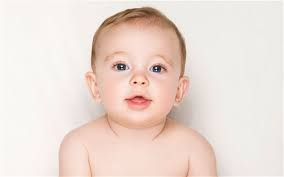
#> input picture Materials/Lab1/images/baby.jpg, 284 x 177 px, given in place of plane.jpg, which was not available
$ python 'OpenCV_ćwiczenia_Start.py'
#> lines starting #> are read from the running program, lines starting #| are printed output that depends on the picture; pictures that were not available may be replaced by others from this repository, and a replacement may not be noted
# -*- coding: utf-8 -*-
"""
Created on Tue Nov  2 19:03:05 2021

@author: Admin
"""


# %%
# Wczytywanaie bibliotek
import cv2
import numpy as np
from matplotlib import pyplot as plt

# Wczytywanie obrazu
image = cv2.imread("images/plane.jpg", cv2.IMREAD_GRAYSCALE)
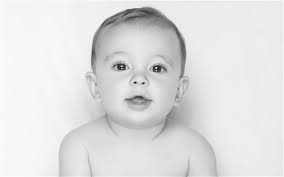
#> image: shape (177, 284); min 0, max 252, mean 224.7

# Wczytywanie obrazu w skali szarości
plt.imshow(image, cmap="gray"), plt.axis("off")
plt.show()

# %%
# Sprawdzenie typu
type(image)

# %%
# Wyświetlenie danych obrazu
image

# %%
# Wyświetlenie rozdzielczości obrazu
image.shape

# %%
# Wyświetlenie wartości piksela – dostęp do tablicy
image[0,0]

# %%
# Wczytywanie obrazu kolorowego
image_bgr = cv2.imread("images/plane.jpg", cv2.IMREAD_COLOR)
#> image_bgr is the input picture: shape (177, 284, 3); mean B, G, R 212.9, 221, 236.4

# %%
type(image_bgr)

# %%
image_bgr.shape

# %%
# Konwersja na przestrzeń barw RGB
image_rgb = cv2.cvtColor(image_bgr, cv2.COLOR_BGR2RGB)

# Wyświetlenie obrazu kolorowego
plt.imshow(image_rgb), plt.axis("off")
plt.show()

# %%
# Zapisywanie obrazu
cv2.imwrite("images/plane_gray.jpg", image)

# %%
# Wczytanie obrazu w skali szarości
im_256x256 = cv2.imread("images/plane_256x256.jpg", cv2.IMREAD_GRAYSCALE)
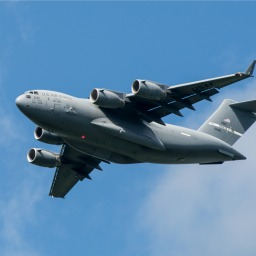
#> input picture Materials/Lab1/images/plane_256x256.jpg, 256 x 256 px
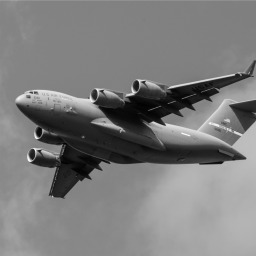
#> im_256x256: shape (256, 256); min 0, max 252, mean 124.4

# %%
# Zmiana wielkości obrazu na 50x50 pikseli
im_50x50 = cv2.resize(image, (50, 50))
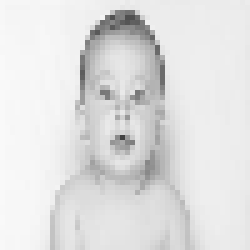
#> im_50x50: shape (50, 50) (shown 5 times larger); min 66, max 249, mean 224.5

# %%
# Wyświetlenie obrazu
plt.imshow(im_50x50, cmap="gray"), plt.axis("off")

# %%
# Wczytanie obrazu z pliku
image = cv2.imread("images/plane_256x256.jpg", cv2.IMREAD_GRAYSCALE)

# %%
# Pobranie połowy obrazu – połowa kolumn i wszystkie wiersze
im_256x256_cropped = image[:,:128]
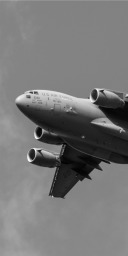
#> im_256x256_cropped: shape (256, 128); min 0, max 252, mean 118.8

# %%
# Wyświetlenie nowego obrazu
plt.imshow(im_256x256_cropped, cmap="gray"), plt.axis("off")
